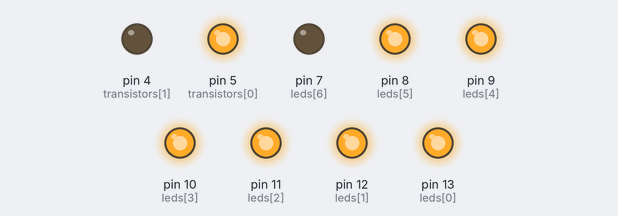
This sketch was run on a simulated Arduino Uno, built with avr-gcc and run on an emulated ATmega328P. Shown: output pins drawn as LEDs (lit = HIGH).

Above: at 0.05 s.
At 5.05 s:
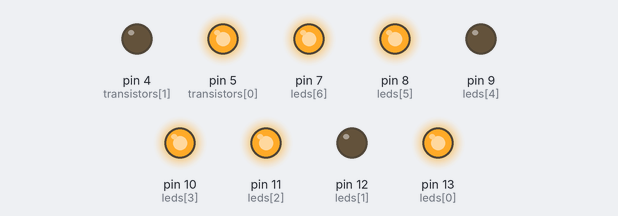
At 9.95 s:
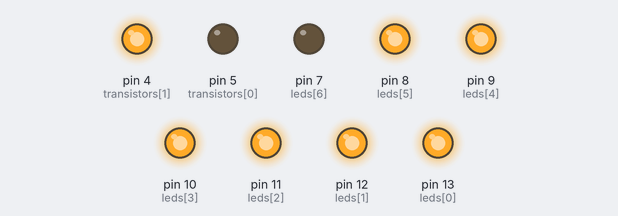
At 19.96 s:
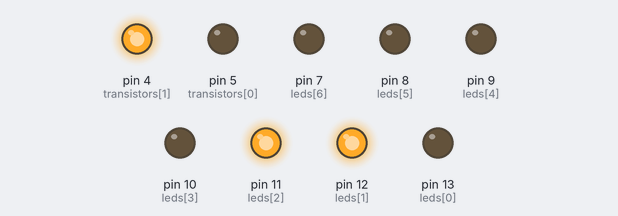
At 29.96 s:
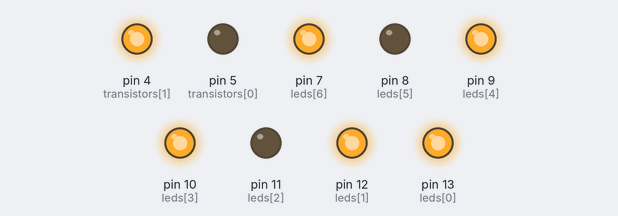
At 39.87 s:
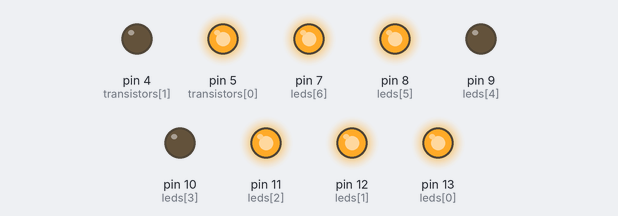
Timing chart, 0 to 40.0 s (numbered marks = the images above):
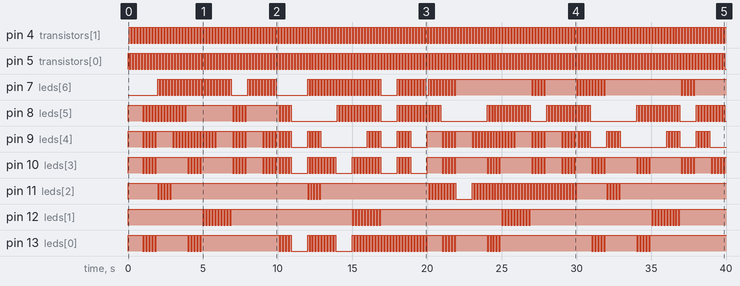

Measured:
- by itself, pin 4 (transistors[1]), pin 5 (transistors[0]): alternates HIGH for 0.10 s and LOW for 0.10 s
- by itself, pin 7 (leds[6]): LOW → HIGH at 2.0 s, → LOW 0.10 s later, → HIGH 0.10 s later, → LOW 0.10 s later, … (199 changes in this stretch)
- by itself, pin 8 (leds[5]): LOW → HIGH at 0.00 s, → LOW 1.0 s later, → HIGH 0.10 s later, → LOW 0.10 s later, … (220 changes in this stretch)
- by itself, pin 9 (leds[4]): LOW → HIGH at 0.00 s, → LOW 1.0 s later, → HIGH 0.10 s later, → LOW 0.10 s later, … (200 changes in this stretch)
- by itself, pin 10 (leds[3]): LOW → HIGH at 0.00 s, → LOW 1.0 s later, → HIGH 0.10 s later, → LOW 0.10 s later, … (181 changes in this stretch)
- by itself, pin 11 (leds[2]): LOW → HIGH at 0.00 s, → LOW 2.0 s later, → HIGH 0.10 s later, → LOW 0.10 s later, … (121 changes in this stretch)
- by itself, pin 12 (leds[1]): repeats every 10.0 s: 9 × (LOW 0.10 s, HIGH 0.10 s), LOW 0.10 s, HIGH 8.1 s
- by itself, pin 13 (leds[0]): LOW → HIGH at 0.00 s, → LOW 1.0 s later, → HIGH 0.10 s later, → LOW 0.10 s later, … (141 changes in this stretch)

The sketch:

contador.ino
```cpp
/**
 *******************************************
 *  Contador com 2 Displays Multiplexados  *
 *******************************************
 *
 * Autor: João Pedro Iacillo Soares
 * Turma: 3151
 * Data: 15/04/2022
 * Matéria: Lab. Eletrônica Especializada
 */


/*** Constantes e Variáveis ***/

/// O tempo de atraso entre cada incrementação do número atual.
const int incrementDelay = 5; 	// ms

/// O tempo que o display ficará aceso até ir para o próximo.
const int displayDelay = 100; 	// ms

/// Número a ser impresso nos displays.
int currentNumber = 0;

/// Holder para a unidade do número atual.
int unit;
/// Holder para a dezena do número atual.
int dozen;


/// Os segmentos do display.
const int leds[] = { 13, 12, 11, 10, 9, 8, 7 };

/// Os transistores conectados ao comum dos displays.
const int transistors[] = { 5, 4 };

/// Lista de caracteres impressos nos displays.
const int chars[10][7] = {
  {1, 1, 1, 1, 1, 1, 0}, // 0
  {0, 1, 1, 0, 0, 0, 0}, // 1
  {1, 1, 0, 1, 1, 0, 1}, // 2
  {1, 1, 1, 1, 0, 0, 1}, // 3
  {0, 1, 1, 0, 0, 1, 1}, // 4
  {1, 0, 1, 1, 0, 1, 1}, // 5
  {1, 0, 1, 1, 1, 1, 1}, // 6
  {1, 1, 1, 0, 0, 0, 0}, // 7
  {1, 1, 1, 1, 1, 1, 1}, // 8
  {1, 1, 1, 0, 0, 1, 1}, // 9
};


/*** Índices ***/

int i_l;
int i_t;
int i_r;


/*** Configurações ***/

void setup()
{
	for (i_l = 0; i_l < 7; i_l++)
		pinMode(leds[i_l], OUTPUT);

	for (i_t = 0; i_t < 2; i_t++)
		pinMode(transistors[i_t], OUTPUT);
}


/*** Funções ***/

/// Escreve um caractére específico da lista de caractéres nos
/// pinos dos segmentos.
void writeChar(int charIndex)
{
	for (i_l = 0; i_l < 7; i_l++)
		digitalWrite(leds[i_l], chars[charIndex][i_l]);
}

/// Pisca o display atual por um tempo específico.
///
/// Possibilita a escrita de caractéres diferentes em displays
/// multiplexados.
void blinkDisplay()
{
	digitalWrite(transistors[i_t], HIGH);
	delay(displayDelay);
	digitalWrite(transistors[i_t], LOW);
}

void writeCharToDisplay(int charIndex)
{
  	writeChar(charIndex);
	blinkDisplay();
}


/*** Programa ***/

void loop()
{
	unit = currentNumber % 10;
	dozen = currentNumber / 10;

  	// Repete os mesmos caractéres tantas vezes para que os
  	// números possam ser lidos com mais facilidade.
  	for (i_r = 0; i_r < incrementDelay; i_r++)
    {
      i_t = 0;
      writeCharToDisplay(unit);
      i_t++;
      writeCharToDisplay(dozen);
    }

  	currentNumber++;
  	if (currentNumber == 100)
    {
      currentNumber = 0;
    }
}
```
